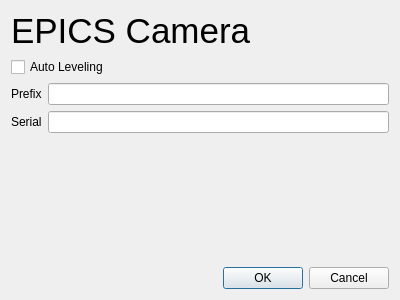
<?xml version="1.0" encoding="UTF-8"?>
<ui version="4.0">
 <class>EpicsConfigureDialog</class>
 <widget class="QDialog" name="EpicsConfigureDialog">
  <property name="geometry">
   <rect>
    <x>0</x>
    <y>0</y>
    <width>400</width>
    <height>300</height>
   </rect>
  </property>
  <property name="windowTitle">
   <string>Configure Epics Camera</string>
  </property>
  <layout class="QVBoxLayout" name="verticalLayout">
   <item>
    <widget class="QLabel" name="label">
     <property name="font">
      <font>
       <pointsize>26</pointsize>
      </font>
     </property>
     <property name="text">
      <string>EPICS Camera</string>
     </property>
    </widget>
   </item>
   <item>
    <layout class="QGridLayout" name="gridLayout">
     <item row="1" column="1">
      <widget class="QLineEdit" name="prefix"/>
     </item>
     <item row="1" column="0">
      <widget class="QLabel" name="label_2">
       <property name="text">
        <string>Prefix</string>
       </property>
      </widget>
     </item>
     <item row="0" column="0" colspan="2">
      <widget class="QCheckBox" name="autoLeveling">
       <property name="text">
        <string>Auto Leveling</string>
       </property>
      </widget>
     </item>
     <item row="2" column="1">
      <widget class="QLineEdit" name="serial"/>
     </item>
     <item row="2" column="0">
      <widget class="QLabel" name="label_3">
       <property name="text">
        <string>Serial</string>
       </property>
      </widget>
     </item>
    </layout>
   </item>
   <item>
    <spacer name="verticalSpacer">
     <property name="orientation">
      <enum>Qt::Vertical</enum>
     </property>
     <property name="sizeHint" stdset="0">
      <size>
       <width>20</width>
       <height>86</height>
      </size>
     </property>
    </spacer>
   </item>
   <item>
    <widget class="QDialogButtonBox" name="buttonBox">
     <property name="orientation">
      <enum>Qt::Horizontal</enum>
     </property>
     <property name="standardButtons">
      <set>QDialogButtonBox::Cancel|QDialogButtonBox::Ok</set>
     </property>
    </widget>
   </item>
  </layout>
 </widget>
 <resources/>
 <connections>
  <connection>
   <sender>buttonBox</sender>
   <signal>accepted()</signal>
   <receiver>EpicsConfigureDialog</receiver>
   <slot>accept()</slot>
   <hints>
    <hint type="sourcelabel">
     <x>248</x>
     <y>254</y>
    </hint>
    <hint type="destinationlabel">
     <x>157</x>
     <y>274</y>
    </hint>
   </hints>
  </connection>
  <connection>
   <sender>buttonBox</sender>
   <signal>rejected()</signal>
   <receiver>EpicsConfigureDialog</receiver>
   <slot>reject()</slot>
   <hints>
    <hint type="sourcelabel">
     <x>316</x>
     <y>260</y>
    </hint>
    <hint type="destinationlabel">
     <x>286</x>
     <y>274</y>
    </hint>
   </hints>
  </connection>
 </connections>
</ui>
